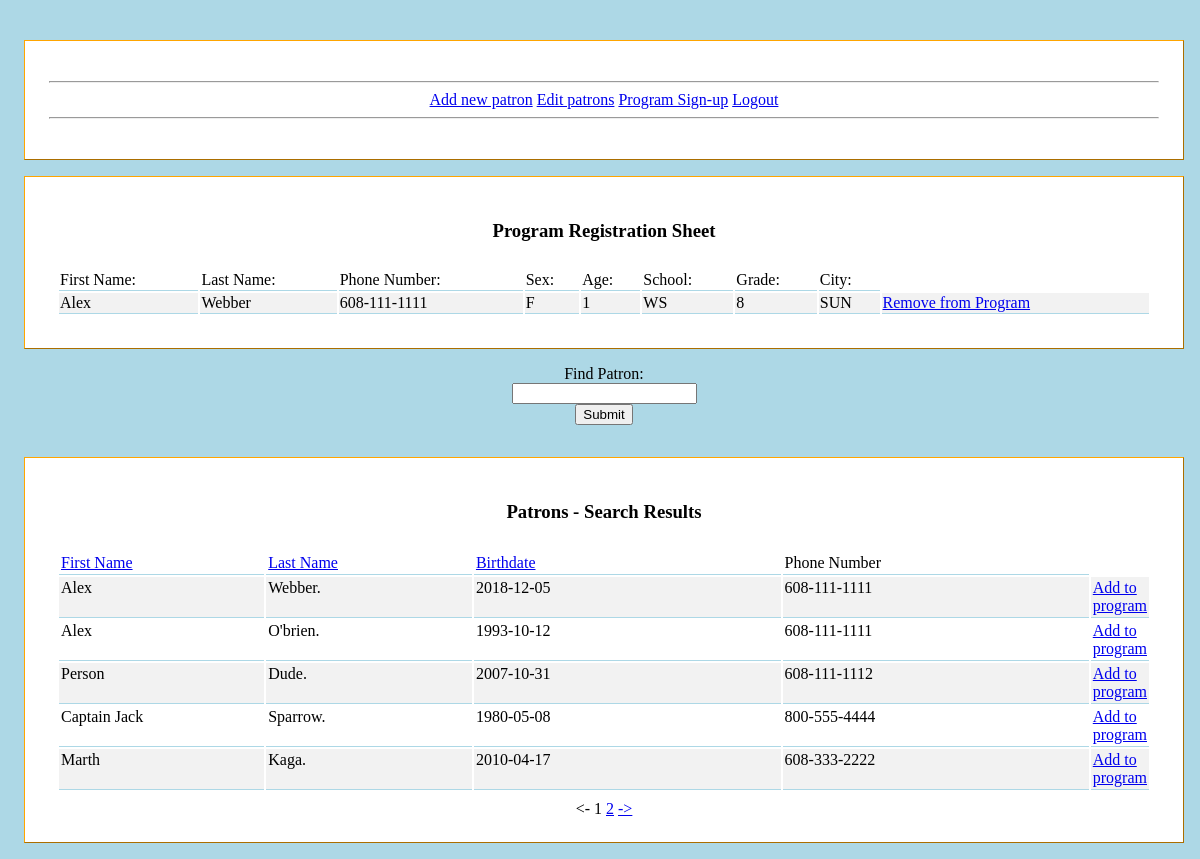
/programPatronRefPage.php?id=1 (signed in), run on the app's committed database.
### tables this page shows
CREATE TABLE `spplPatrons` (
  `Id` int(11) NOT NULL AUTO_INCREMENT,
  `firstName` varchar(20) DEFAULT NULL,
  `lastName` varchar(25) DEFAULT NULL,
  `sex` char(1) DEFAULT NULL,
  `birthdate` date DEFAULT NULL,
  `schoolAttending` varchar(5) DEFAULT NULL,
  `grade` int(11) DEFAULT NULL,
  `city` varchar(5) DEFAULT NULL,
  `phoneNumber` varchar(15) DEFAULT NULL,
  `email` varchar(150) DEFAULT NULL,
  PRIMARY KEY (`Id`)
);

### programPatronRefPage.php (the view, shortened to what this page needs)
<?php
    require_once('navbar.php');
?>
<!DOCTYPE html PUBLIC "-//W3C//DTD XHTML 1.0 Transitional//EN"
    "http://www.w3.org/TR/xhtml1/DTD/xhtml1-transitional.dtd">
<html xmlns="http://www.w3.org/1999/xhtml" xml:lang="en" lang="en">
<head>
    <link rel="stylesheet" type="text/css" href="styleSheets/style.css" />
</head>
<body>
        <div id="wrapper">
            <h3>Program Registration Sheet</h3>
        <table>
        <tr><td>First Name: </td>
            <td>Last Name: </td>
            <td>Phone Number: </td>
            <td>Sex:  </td>
            <td>Age:  </td>
            <td>School:  </td>
            <td>Grade:  </td>
            <td>City:  </td></tr>
         <?php
            $dbc = mysqli_connect(DB_HOST, DB_USER, DB_PASSWORD, DB_NAME)
                    or die('Error connecting to the database');
            if (isset($_GET['id']) && is_numeric($_GET['id'])) {
                $id =  mysqli_real_escape_string($dbc, trim($_GET['id']));
            }
            $query = "select patronId from patronProgramAttendance where programId = $id";
            $data = mysqli_query($dbc, $query)
                    or die('Error retreving Patron Ids');
            $patronArray = array();
            while($row = mysqli_fetch_array($data)) {
                if(!$row == null ) {
                    $patronArray[] = $row['patronId'];
                }
            }
                    $patronQuery = implode(", ", $patronArray);
            if(!empty($patronQuery)) {
                    $query = "select Id, firstName, lastName, sex, birthdate, schoolAttending, grade, city, phoneNumber from spplPatrons where id in ($patronQuery)";
                    $data = mysqli_query($dbc, $query)
                            or die('Error retrieving patron data');
                    while ($row = mysqli_fetch_array($data)) {
                        if(!empty($row['birthdate'])) {
                            $age = date_diff(date_create($row['birthdate']), date_create('now'))->y;
                        }
                        echo '<tr><td>' . $row['firstName']. '    </td>';
                        echo '<td>' . $row['lastName']. '    </td>';
                        echo '<td>' . $row['phoneNumber']. '    </td>';
                        echo '<td>' . $row['sex']. '    </td>';
                        echo '<td>' . $age. '    </td>';
                        echo '<td>' . $row['schoolAttending']. '    </td>';
                        echo '<td>' . $row['grade']. '    </td>';
                        echo '<td>' . $row['city']. '    </td>';
                        echo '<td><a href="removePatronfromProgram.php?patronId=' . $row['Id'] . '&programId=' .$id. '">Remove from Program</a></td>';
                    }
            }
        ?>
        </table>
    </div>
    <div>
    <form method="get" action="programPatronRefPage.php?id=<?php$id?>">
        <label for="usersearch">Find Patron:</label><br />
        <input type="text" id="usersearch" name="usersearch" /><br />
        <input type="submit" name="submit" value="Submit" />
    </form>
    <div id="wrapper">
    <h3>Patrons - Search Results</h3>
<?php
 function build_query($user_search, $sort) {
        $search_query = "select * from spplPatrons";
        $clean_search = str_replace(',', '', $user_search);
        $search_words = explode(' ', $clean_search);
        $final_search_words = array();
        $where_list = array();
        return $search_query;
    }
    function generate_sort_links($user_search, $sort, $id) {
        $sort_links = '';
        switch ($sort) {
        default:
            $sort_links .= '<td><a href = "' . $_SERVER['PHP_SELF'] . '?id=' . $id . '&usersearch=' . $user_search . '&sort=1">First Name</a></td>';
            $sort_links .= '<td><a href = "' . $_SERVER['PHP_SELF'] . '?id=' . $id . '&usersearch=' . $user_search . '&sort=3">Last Name</a></td>';
            $sort_links .= '<td><a href = "' . $_SERVER['PHP_SELF'] . '?id=' . $id . '&usersearch=' . $user_search . '&sort=5">Birthdate</a></td><td>Phone Number</td>';
        }
        return $sort_links;
    }
    function generate_page_links($user_search, $sort, $cur_page, $num_pages, $id) {
        $page_links = '';
        if ($cur_page > 1) {
            $page_links .= '<a href="' . $_SERVER['PHP_SELF'] . '?id=' . $id . '&usersearch=' . $user_search . '&sort=' . $sort . '&page=' . ($cur_page - 1) . '"><-</a> ';
        }
        else {
            $page_links .= '<- ';
        }
        for ($i = 1; $i <= $num_pages; $i++) {
            if ($cur_page == $i) {
                $page_links .= ' ' . $i;
            }
            else {
                $page_links .= ' <a href="' . $_SERVER['PHP_SELF'] . '?id=' . $id . '&usersearch=' . $user_search . '&sort=' . $sort . '&page=' . $i . '"> ' . $i . '</a>';
            }
        }
        if ($cur_page < $num_pages) {
            $page_links .= ' <a href="' . $_SERVER['PHP_SELF'] . '?id=' . $id . '&usersearch=' . $user_search . '&sort=' . $sort . '&page=' . ($cur_page + 1) . '">-></a>';
        }
        else {
            $page_links .= ' ->';
        }
        return $page_links;
    }
        $sort = $_GET['sort'];
        $user_search = $_GET['usersearch'];
        $id = $_GET['id'];
        $cur_page = isset($_GET['page']) ? $_GET['page'] : 1;
        $results_per_page = 5;
        $skip = (($cur_page - 1) * $results_per_page);
        echo '<table class="searchTable" border="0" cellpadding="2">';
        echo '<tr class="heading">';
        echo generate_sort_links($user_search, $sort, $id);
        echo '</tr>';
        $dbc = mysqli_connect(DB_HOST, DB_USER, DB_PASSWORD, DB_NAME);
        $query = build_query($user_search, $sort);
        $result = mysqli_query($dbc, $query);
        $total = mysqli_num_rows($result);
        $num_pages = ceil($total / $results_per_page);
        $query =  $query . " LIMIT $skip, $results_per_page";
        $result = mysqli_query($dbc, $query)
                        or die('Error querying the database');
        while ($row = mysqli_fetch_array($result)) {
                echo '<tr class="results">';
                echo '<td valign="top" width="20%">' . $row['firstName'] . '</td>';
                echo '<td valign="top" width="20%">' . $row['lastName'] . '.</td>';
                echo '<td valign="top" width="30%">' . $row['birthdate'] . '</td>';
                echo '<td valign="top" width="30%">' . $row['phoneNumber'] . '</td>';
                echo '<td valign="top" width="20%"> <a href="addPatronToProgram.php?patronId=' . $row['Id'] . '&programId=' .$id. '">Add to program </a></td>';
                echo '</tr>';
        }
        echo '</table>';
    if ($num_pages > 1) {
        echo generate_page_links($user_search, $sort, $cur_page, $num_pages, $id);
    }
?>
    </div>
</body>
</html>

### navbar.php
<div id="wrapper">
<p>
<?php
    echo '<hr />';
    if(isset($_SESSION['userId'])) {
        if($_SESSION['adminPriv'] == 'T') {
            echo '<a href="addPatron.php">Add new Patron</a>  ';
            echo '<a href="searchPatron.php">Edit Patrons</a> ';
            echo '<a href="addProgram.php">Add new Program</a>  ';
            echo '<a href="searchProgram.php">Edit Programs</a>  ';
            echo '<a href="addUser.php">Add new user</a>  ';
            echo '<a href="searchUser.php">Edit Users</a>  ';
            echo '<a href="programAttendance.php">Program Sign-up</a>  ';
            echo '<a href="logout.php">Logout</a>  ';
        } else if($_SESSION['adminPriv'] == 'F'){
            echo '<a href="addPatron.php">Add new patron</a>  ';
            echo '<a href="searchPatron.php">Edit patrons</a>  ';
            echo '<a href="programAttendance.php">Program Sign-up</a>  ';
            echo '<a href="logout.php">Logout</a>  ';
        }
        else {
            echo 'Please Log In to See options';
        }
    }
    echo '<hr />';
?>
</p>
</div>

### styleSheets/style.css (style rules this page uses)
body { padding: 1em .5em .5em 1em; background-color: lightblue; }
h3 { text-align: center; }
#wrapper { margin-left: auto; margin-right: auto; margin-top: 1em; max-width: 80em; background-color: white; border: .1em outset orange; padding: 1.5em; text-align: center; }
p { text-align: center; }
form { text-align: center; padding: 1em; }
table { padding: .5em; width: 100%; }
th, td { border-bottom:1px solid lightblue; }
tr:nth-child(even) { background-color: #f2f2f2; }

### data on the page
spplpatrons: firstName "Alex", lastName "Webber", phoneNumber "608-111-1111", sex "F", birthdate "1", schoolAttending "WS", grade "8", city "SUN", birthdate "2018-12-05"
spplpatrons: firstName "Alex", lastName "O'brien", birthdate "1993-10-12", phoneNumber "608-111-1111"
spplpatrons: firstName "Person", lastName "Dude", birthdate "2007-10-31", phoneNumber "608-111-1112"
spplpatrons: firstName "Captain Jack", lastName "Sparrow", birthdate "1980-05-08", phoneNumber "800-555-4444"
spplpatrons: firstName "Marth", lastName "Kaga", birthdate "2010-04-17", phoneNumber "608-333-2222"
